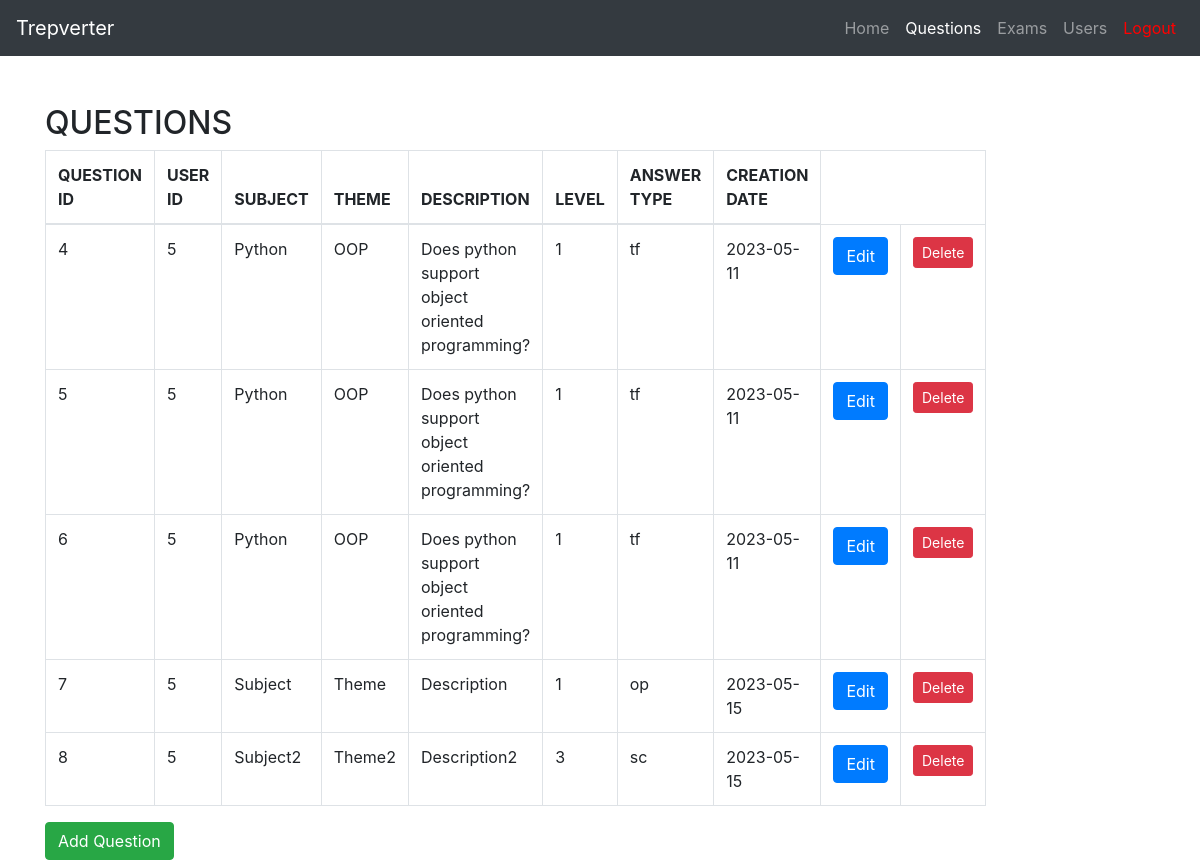
The app's page /questions (signed in), older data.
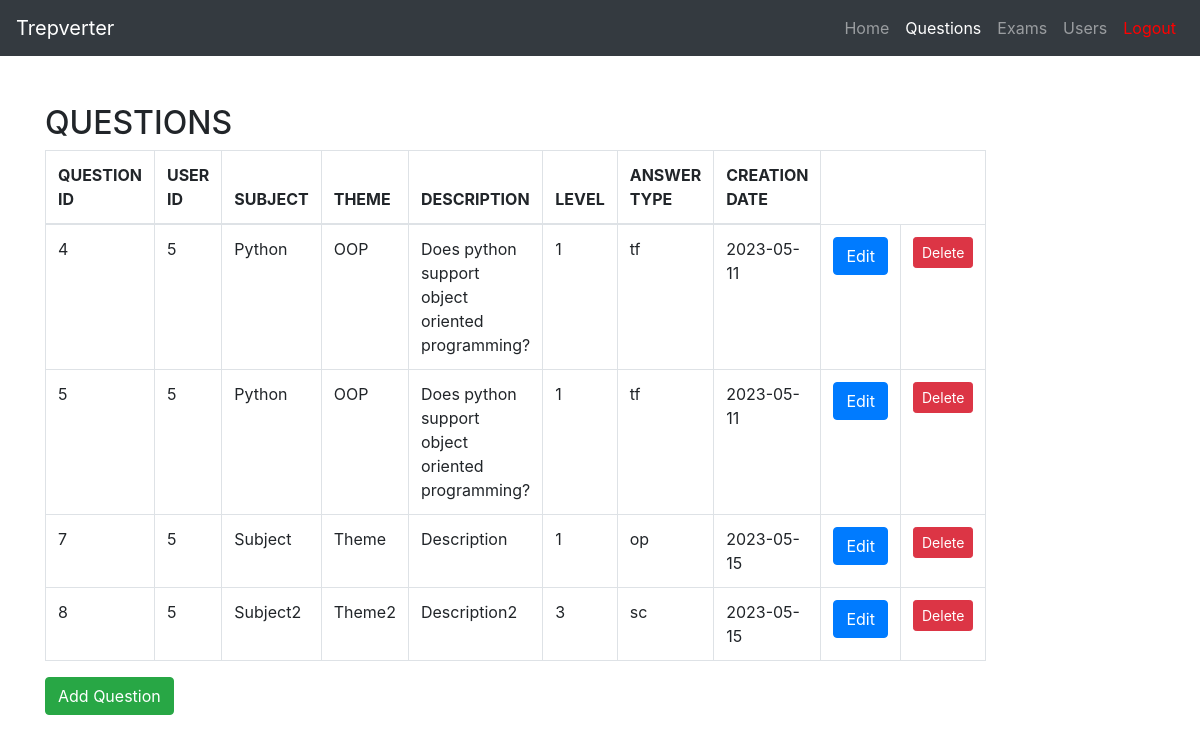
The same page, newer data.
### tables this page shows
CREATE TABLE questions (
	id INTEGER NOT NULL, 
	subject VARCHAR(64) NOT NULL, 
	theme VARCHAR(64) NOT NULL, 
	description VARCHAR NOT NULL, 
	level VARCHAR NOT NULL, 
	answer_type VARCHAR(20) NOT NULL, 
	creation_date DATE NOT NULL, 
	user_id INTEGER, 
	PRIMARY KEY (id), 
	FOREIGN KEY(user_id) REFERENCES users (id)
);

CREATE TABLE users (
	id INTEGER NOT NULL, 
	username VARCHAR(64) NOT NULL, 
	email VARCHAR(64) NOT NULL, 
	password VARCHAR NOT NULL, 
	first_access BOOLEAN NOT NULL, 
	role_id INTEGER, 
	PRIMARY KEY (id), 
	FOREIGN KEY(role_id) REFERENCES roles (id)
);

### views/main.py (the view)
@main.route('/questions', methods=['GET', 'POST'])
@login_required
def questions():
    from models.entities import Question
    from forms import QuestionForm
    all_questions = Question.show_all()
    form = QuestionForm()
    if request.method == 'POST':
        from models.auth import auth_add_question
        return auth_add_question()
    return render_template('questions.html', questions=all_questions, form=form)

### app.py (called while the page is built)
@login_manager.user_loader
def load_user(user_id):
    from models.entities import User
    return User.query.get(int(user_id))

### models/entities.py (called while the page is built)
    def show_all():
        return Question.query.all()

### templates/questions.html (shortened to what this page needs)
{% import "bootstrap/wtf.html" as wtf %}
<!DOCTYPE html>
<html lang="en">
<head>
  <link rel="stylesheet" href="https://maxcdn.bootstrapcdn.com/bootstrap/4.0.0/css/bootstrap.min.css">
</head>
<body>
  <nav class="navbar navbar-expand-lg navbar-dark bg-dark">
    <a class="navbar-brand" href="#">Trepverter</a>
    <div class="collapse navbar-collapse" id="navbarNav">
      <ul class="navbar-nav ml-auto">
        <li class="nav-item">
          <a class="nav-link" href="{{url_for('main.index')}}">Home</a>
        </li>
        <li class="nav-item active">
            <a class="nav-link" href="{{url_for('main.questions')}}">Questions</a>
          </li>
        <li class="nav-item">
          <a class="nav-link" href="{{url_for('main.exams')}}">Exams</a>
        </li>
        <li class="nav-item">
            <a class="nav-link" href="{{url_for('main.users')}}">Users</a>
          </li>
        <li class="nav-item">
          <a class="nav-link" style = "color: red" href="{{url_for('auth.logout')}}">Logout</a>
        </li>
      </ul>
    </div>
  </nav>
  <div class="container mt-5">
    <div class="row">
      <div class="col-md-6">
        <h2>QUESTIONS</h2>
        <table class="table table-bordered table-hover">
          <thead>
              <tr>
                  <th scope="col">QUESTION ID</th>
                  <th scope="col">USER ID</th>
                  <th scope="col">SUBJECT</th>
                  <th scope="col">THEME</th>
                  <th scope="col">DESCRIPTION</th>
                  <th scope="col">LEVEL</th>
                  <th scope="col">ANSWER TYPE</th>
                  <th scope="col">CREATION DATE</th>
              </tr>
          </thead>
          <tbody>
          {% for question in questions %}
              <tr>
                  <td>{{question.id}}</td>
                  <td>{{question.user.id}}</td>
                  <td>{{question.subject}}</td>
                  <td>{{question.theme}}</td>
                  <td>{{question.description}}</td>
                  <td>{{question.level}}</td>
                  <td>{{question.answer_type}}</td>
                  <td>{{question.creation_date}}</td>
                  <td><button type="button" onclick="location.href='questions/{{question.id}}'" class="btn btn-primary">Edit</button></td>
                  <td><button data-toggle="modal" data-target="#deleteModal" class="btn btn-sm btn-danger" data-question-id="{{ question.id }}">Delete</button></td>
              </tr>
          {% endfor %}
          </tbody>
      </table>
        <button type="button" class="btn btn-success" data-toggle="modal" data-target="#addQuestionModal">
          Add Question
        </button>
      </div>
    </div>
  </div>

Row changes from the older to the newer data that the page shows:
removed questions: id "6", user.id "5", subject "Python", theme "OOP", description "Does python support object oriented programming?", level "1", answer_type "tf", creation_date "2023-05-11"
